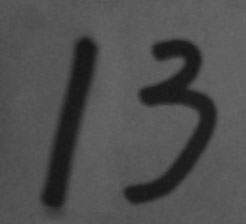
#> input picture Image/handwriting.jpg, 246 x 224 px
$ python canny_edge_detection.py
#> lines starting #> are read from the running program, lines starting #| are printed output that depends on the picture; after the words box and inside, x2 and y2 are one past the last pixel; in counts of white or black regions, pixels touching at a corner belong together
"""
    # Canny 边缘检测
        推荐的高低阈值比在2:1到3:1之间
"""
import cv2
import numpy as np
import matplotlib.pyplot as plt

img = cv2.imread('../Image/handwriting.jpg', 0)     # 参数0读取灰度图
#> img is the input picture: shape (224, 246); min 20, max 105, mean 78.9
edge = cv2.Canny(img, 30, 70)
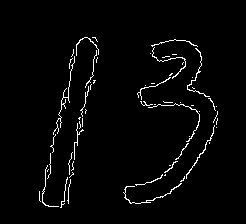
#> edge: shape (224, 246); 2.5% white in thin lines or dots, all inside (x1, y1, x2, y2) = (39, 37, 218, 208)

# cv2.imshow('candy', np.hstack((img, edge)))
# cv2.waitKey(0)

## 把单通道的灰度图转换成三通道的灰度图
print('img shape:', img.shape)
#| img shape: (224, 246)
imgOfThree = np.concatenate((np.expand_dims(img, axis=2), np.expand_dims(img, axis=2), np.expand_dims(img, axis=2)), axis=-1)

# plt.subplot(121), plt.imshow(imgOfThree, cmap='gray'), plt.title('Original')
# plt.subplot(122), plt.imshow(edge, cmap='gray'), plt.title('edge')
# plt.show()

# 阈值分割后再检测边缘，效果会更好
_, thresh = cv2.threshold(img, 0, 255, cv2.THRESH_BINARY + cv2.THRESH_OTSU)
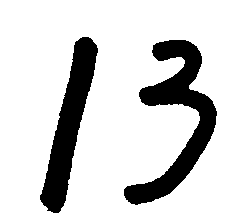
#> thresh: shape (224, 246); 83.6% white; 2 black regions, box (x1, y1, x2, y2) and area: (124, 40, 217, 205) 5068, (40, 37, 98, 213) 3983
edges = cv2.Canny(thresh, 30, 70)
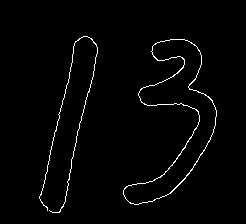
#> edges: shape (224, 246); 1.8% white in thin lines or dots, all inside (x1, y1, x2, y2) = (39, 36, 217, 213)
plt.subplot(121), plt.imshow(edges, cmap='gray'), plt.title('threshold_canny')
plt.subplot(122), plt.imshow(edge, cmap='gray'), plt.title('canny')
plt.show()
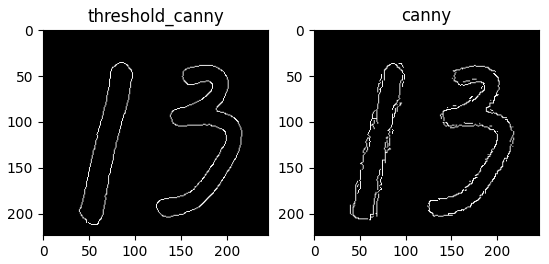
#> figure drawn by matplotlib, 2 panels
